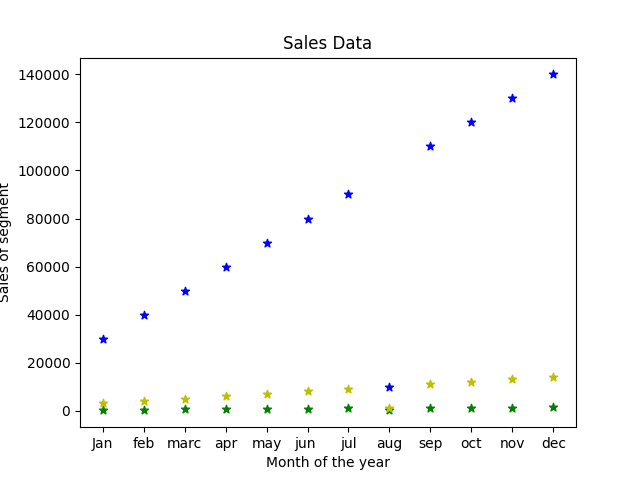

Recreate this plot in Python.
import matplotlib.pyplot as plt
import numpy as np
w=np.array(["Jan","feb","marc","apr","may","jun ","jul","aug","sep","oct","nov","dec",])
x=np.array([300,400,500,600,700,800,900,100,1100,1200,1300,1400])
y=np.array([3000,4000,5000,6000,7000,8000,9000,1000,11000,12000,13000,14000])
z=np.array([30000,40000,50000,60000,70000,80000,90000,10000,110000,120000,130000,140000])

plt.scatter(w,x,color="g",marker="*")

plt.scatter(w,y,color="y",marker="*")
plt.scatter(w,z,color="b",marker="*")

plt.xlabel("Month of the year")
plt.ylabel("Sales of segment")
plt.title("Sales Data")



plt.show()
